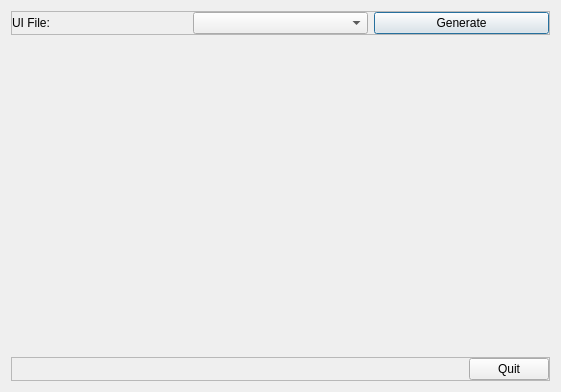
<?xml version="1.0" encoding="UTF-8"?>
<ui version="4.0">
 <class>UIFileConverterDialog</class>
 <widget class="QDialog" name="UIFileConverterDialog">
  <property name="geometry">
   <rect>
    <x>0</x>
    <y>0</y>
    <width>561</width>
    <height>392</height>
   </rect>
  </property>
  <property name="windowTitle">
   <string>UI File Converter</string>
  </property>
  <layout class="QVBoxLayout" name="verticalLayout">
   <item>
    <widget class="QFrame" name="frame">
     <property name="frameShape">
      <enum>QFrame::StyledPanel</enum>
     </property>
     <property name="frameShadow">
      <enum>QFrame::Raised</enum>
     </property>
     <layout class="QHBoxLayout" name="horizontalLayout">
      <property name="margin">
       <number>0</number>
      </property>
      <item>
       <widget class="QLabel" name="uiFile_label">
        <property name="text">
         <string>UI File:</string>
        </property>
       </widget>
      </item>
      <item>
       <widget class="QComboBox" name="uiFile_comboBox"/>
      </item>
      <item>
       <widget class="QPushButton" name="uiFile_pushButton">
        <property name="text">
         <string>Generate</string>
        </property>
       </widget>
      </item>
     </layout>
    </widget>
   </item>
   <item>
    <spacer name="verticalSpacer">
     <property name="orientation">
      <enum>Qt::Vertical</enum>
     </property>
     <property name="sizeHint" stdset="0">
      <size>
       <width>20</width>
       <height>40</height>
      </size>
     </property>
    </spacer>
   </item>
   <item>
    <widget class="QLabel" name="screen_label">
     <property name="text">
      <string/>
     </property>
    </widget>
   </item>
   <item>
    <spacer name="verticalSpacer_2">
     <property name="orientation">
      <enum>Qt::Vertical</enum>
     </property>
     <property name="sizeHint" stdset="0">
      <size>
       <width>20</width>
       <height>40</height>
      </size>
     </property>
    </spacer>
   </item>
   <item>
    <widget class="QFrame" name="frame_2">
     <property name="frameShape">
      <enum>QFrame::StyledPanel</enum>
     </property>
     <property name="frameShadow">
      <enum>QFrame::Raised</enum>
     </property>
     <layout class="QHBoxLayout" name="horizontalLayout_2">
      <property name="margin">
       <number>0</number>
      </property>
      <item>
       <spacer name="horizontalSpacer">
        <property name="orientation">
         <enum>Qt::Horizontal</enum>
        </property>
        <property name="sizeHint" stdset="0">
         <size>
          <width>457</width>
          <height>20</height>
         </size>
        </property>
       </spacer>
      </item>
      <item>
       <widget class="QPushButton" name="quit_pushButton">
        <property name="text">
         <string>Quit</string>
        </property>
       </widget>
      </item>
     </layout>
    </widget>
   </item>
  </layout>
 </widget>
 <resources/>
 <connections>
  <connection>
   <sender>quit_pushButton</sender>
   <signal>clicked()</signal>
   <receiver>UIFileConverterDialog</receiver>
   <slot>accept()</slot>
   <hints>
    <hint type="sourcelabel">
     <x>206</x>
     <y>288</y>
    </hint>
    <hint type="destinationlabel">
     <x>206</x>
     <y>154</y>
    </hint>
   </hints>
  </connection>
 </connections>
</ui>
